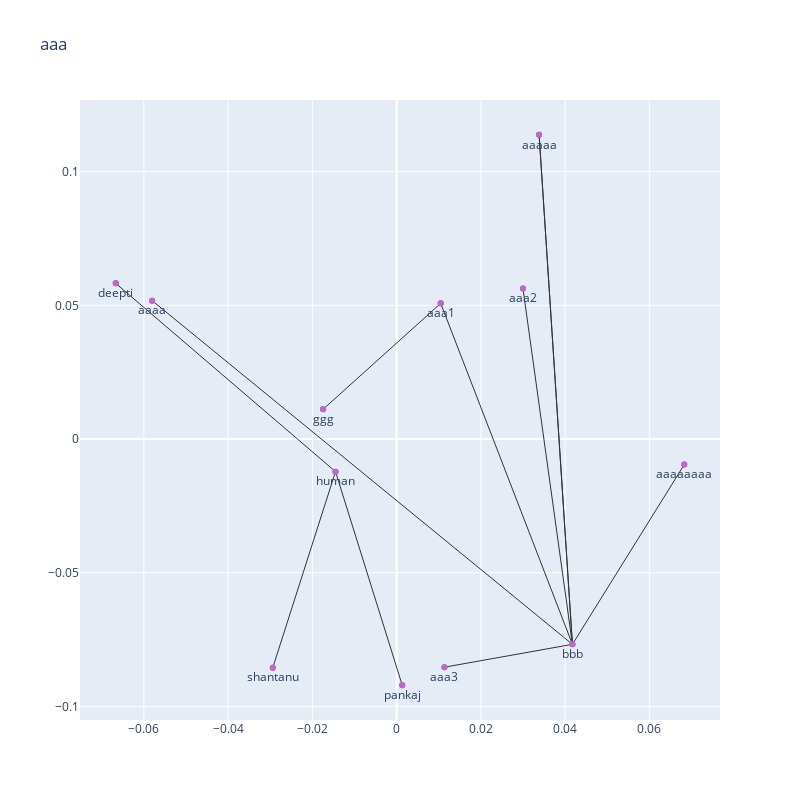

Here is the notebook cell this chart was saved with:
### Code cell
poincare_2d_visualization(model_test , relations_test, 'aaa', show_node_labels= model_test.kv.vocab.keys())

### Figure 1 — Plotly figure (JSON) as saved in the notebook; plotly's stock layout.template omitted (floating-point values rounded to 4 significant figures)
{"data": [{"hoverinfo": "none", "line": {"color": "rgb(50,50,50)", "width": 1}, "mode": "lines", "type": "scatter", "x": [0.001335, -0.01451, null, -0.0294, -0.01451, null, -0.06668, -0.01451, null, 0.01046, 0.04173, null, 0.02999, 0.04173, null, 0.01134, 0.04173, null, -0.05803, 0.04173, null, 0.03382, 0.04173, null, 0.03382, 0.04173, null, 0.06828, 0.04173, null, -0.01745, 0.01046, null], "y": [-0.0921, -0.01221, null, -0.08555, -0.01221, null, 0.05821, -0.01221, null, 0.05074, -0.0768, null, 0.05626, -0.0768, null, -0.08534, -0.0768, null, 0.05174, -0.0768, null, 0.1138, -0.0768, null, 0.1138, -0.0768, null, -0.009569, -0.0768, null, 0.01113, 0.05074, null]}, {"marker": {"color": "rgb(30, 100, 200)"}, "mode": "markers", "text": ["pankaj", "human", "shantanu", "deepti", "aaa1", "bbb", "aaa2", "aaa3", "aaaa", "aaaaa", "aaaaaaaa", "ggg"], "textposition": "bottom center", "type": "scatter", "x": [0.001335, -0.01451, -0.0294, -0.06668, 0.01046, 0.04173, 0.02999, 0.01134, -0.05803, 0.03382, 0.06828, -0.01745], "y": [-0.0921, -0.01221, -0.08555, 0.05821, 0.05074, -0.0768, 0.05626, -0.08534, 0.05174, 0.1138, -0.009569, 0.01113]}, {"marker": {"color": "rgb(200, 100, 200)"}, "mode": "markers+text", "text": ["pankaj", "human", "shantanu", "deepti", "aaa1", "bbb", "aaa2", "aaa3", "aaaa", "aaaaa", "aaaaaaaa", "ggg"], "textposition": "bottom center", "type": "scatter", "x": [0.001335, -0.01451, -0.0294, -0.06668, 0.01046, 0.04173, 0.02999, 0.01134, -0.05803, 0.03382, 0.06828, -0.01745], "y": [-0.0921, -0.01221, -0.08555, 0.05821, 0.05074, -0.0768, 0.05626, -0.08534, 0.05174, 0.1138, -0.009569, 0.01113]}], "layout": {"height": 800, "hovermode": "closest", "showlegend": false, "title": {"text": "aaa"}, "width": 800}}
